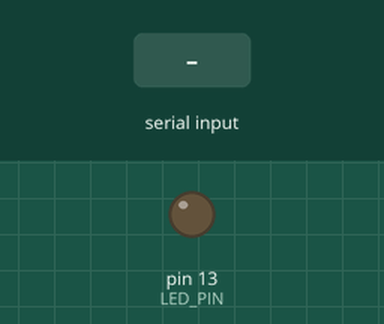
Bench run of a sketch on a simulated Arduino Uno, built with avr-gcc and run on an emulated ATmega328P. Shown: output pins drawn as LEDs (lit = HIGH). Inputs (shaded band) come from the test bench.

Above: at 1.2 s.
1.3 s: "1" received over Serial
At 2.2 s:
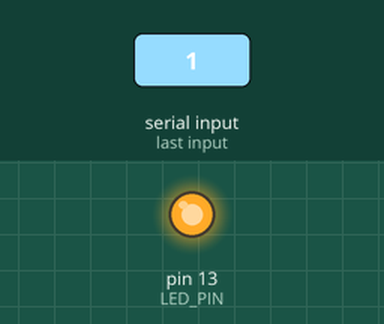
2.8 s: "0" received over Serial
At 3.3 s:
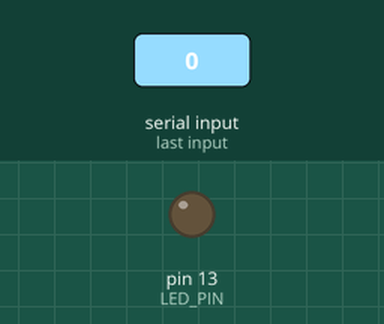
Timing chart, 0 to 5.8 s (numbered marks = the images above; inputs shaded):
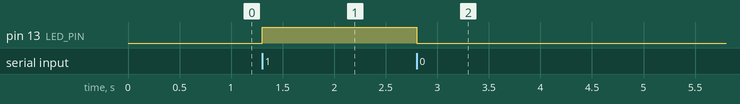

Measured:
- after the input at 1.3 s, pin 13 (LED_PIN): LOW → HIGH at once
- after the input at 2.8 s, pin 13 (LED_PIN): HIGH → LOW at once

The sketch:

led_gesture.ino
```cpp
/*
  led_gesture.ino
  ---------------
  Controla un LED en D13 mediante comandos serie enviados por el frontend.

  Protocolo:
    '1' → LED ON  (mano_abierta / Paper)
    '0' → LED OFF (puno_cerrado / Rock)

  Circuito:
    D13 → ánodo LED → cátodo → resistencia 220 Ω → GND
*/

const int LED_PIN = 13;

void setup() {
  pinMode(LED_PIN, OUTPUT);
  digitalWrite(LED_PIN, LOW);
  Serial.begin(9600);
}

void loop() {
  if (Serial.available() > 0) {
    char cmd = Serial.read();
    if (cmd == '1') {
      digitalWrite(LED_PIN, HIGH);
    } else if (cmd == '0') {
      digitalWrite(LED_PIN, LOW);
    }
    // Flush remaining bytes
    while (Serial.available() > 0) Serial.read();
  }
}
```
